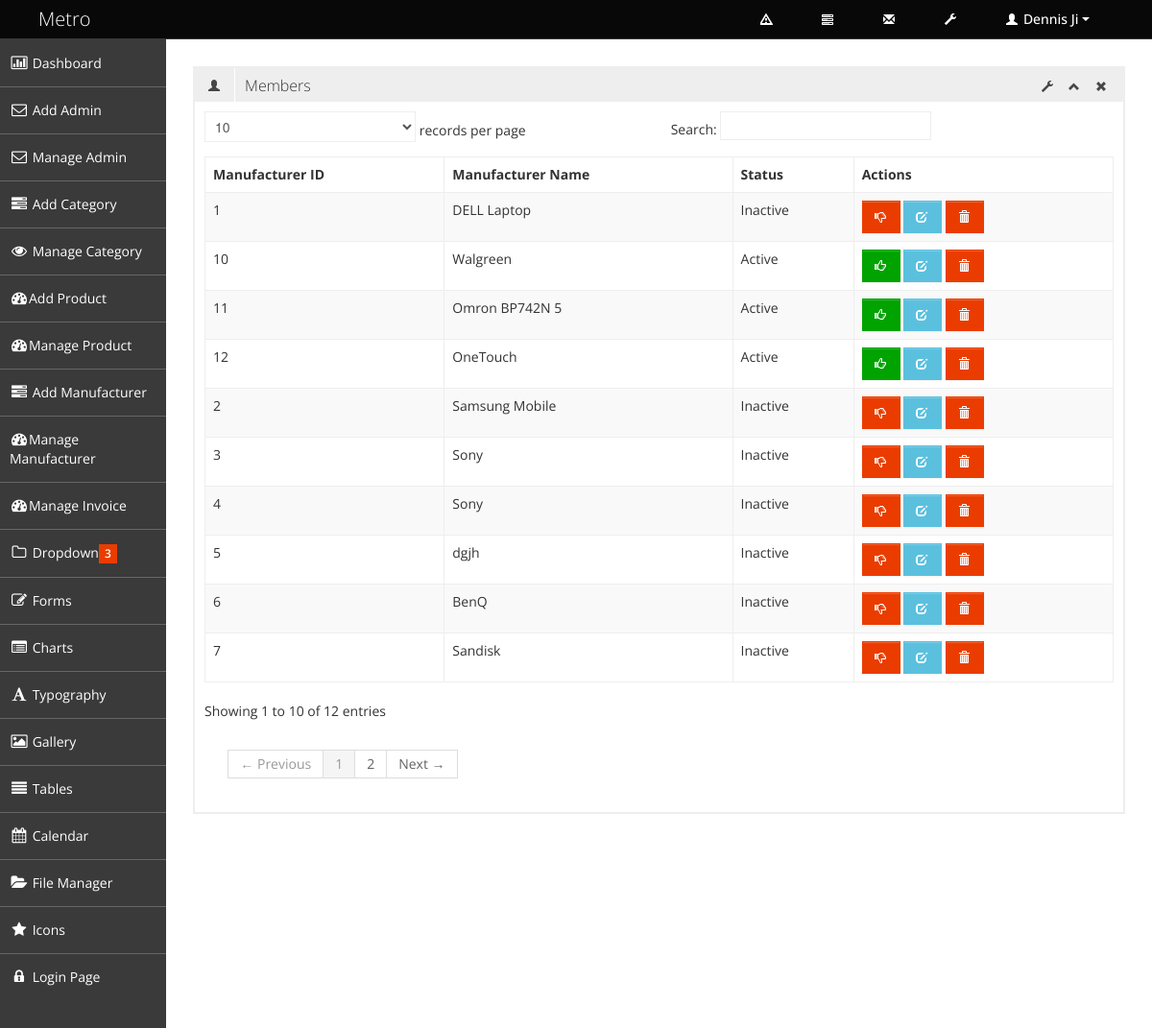
The page /index.php/manufacturer/manage_manufacturer on the database its author committed.
### tables this page shows
CREATE TABLE `manufacturer` (
  `manufacturer_id` int(11) NOT NULL,
  `manufacturer_name` varchar(255) NOT NULL,
  `manufacturer_short_desc` varchar(255) NOT NULL,
  `manufacturer_long_desc` text NOT NULL,
  `manufacturer_status` tinyint(3) NOT NULL
);

### application/controllers/Manufacturer.php (called while the page is built, shortened)
<?php
    class Manufacturer extends CI_Controller
    {
        public function __construct()
        {
            $this->load->model('manufacturer_model');
        }
        function manage_manufacturer()
        {
            $data = array();
            $data['all_manufacturer'] = $this->manufacturer_model->select_all_manufacturer();
            $data['dashboard'] = $this->load->view('admin/admin_pages/manage_manufacturer', $data, TRUE);
            $this->load->view('admin/admin_master', $data);
        }
    }

### index.php (called while the page is built, shortened)
<?php
require_once BASEPATH.'core/CodeIgniter.php';

### application/models/Manufacturer_model.php (called while the page is built, shortened)
<?php
class Manufacturer_model extends CI_Model{
    function  select_all_manufacturer(){
            $result =$this->db->select('*')
                 ->from('manufacturer')
                 ->get()->result();
            return $result;
    }
}

### application/views/admin/admin_pages/manage_manufacturer.php (the view, shortened to what this page needs)
<div class="row-fluid sortable">
    <div class="box span12">
        <div class="box-header" data-original-title>
            <h2><i class="halflings-icon user"></i><span class="break"></span>Members</h2>
            <div class="box-icon">
                <a href="#" class="btn-setting"><i class="halflings-icon wrench"></i></a>
                <a href="#" class="btn-minimize"><i class="halflings-icon chevron-up"></i></a>
                <a href="#" class="btn-close"><i class="halflings-icon remove"></i></a>
            </div>
        </div>
        <div class="box-content">
            <table class="table table-striped table-bordered bootstrap-datatable datatable">
                <thead>
                <tr>
                    <th>Manufacturer ID</th>
                    <th>Manufacturer Name</th>
                    <th>Status</th>
                    <th>Actions</th>
                </tr>
                </thead>
                <tbody>
                <?php foreach ($all_manufacturer as $manufacturer){ ?>
                    <tr>
                        <td><?php echo $manufacturer->manufacturer_id ?></td>
                        <td class="center"><?php echo $manufacturer->manufacturer_name ?></td>
                        <td>
                            <?php
                            if($manufacturer->manufacturer_status == 1){
                                echo 'Active';
                            }elseif($manufacturer->manufacturer_status == 2){
                                echo 'Inactive';
                            }elseif($manufacturer->manufacturer_status == 3){
                                echo 'Deleted';
                            }
                            ?>
                        </td>
                        <td class="center">
                            <?php if($manufacturer->manufacturer_status == 1 || $manufacturer->manufacturer_status == 3 ){?>
                                <a class="btn btn-success" href="<?php echo base_url("change-manufacturer-status/$manufacturer->manufacturer_id/2")?>" title="Update Status">
                                    <i class="halflings-icon white thumbs-up"></i>
                                </a>
                            <?php } elseif($manufacturer->manufacturer_status == 2){ ?>
                                <a class="btn btn-danger" href="<?php echo base_url("change-manufacturer-status/$manufacturer->manufacturer_id/1")?>" title="Update Status">
                                    <i class="halflings-icon white thumbs-down"></i>
                                </a>
                            <?php } ?>
                            <a class="btn btn-info" href="<?php echo base_url("edit-manufacturer/$manufacturer->manufacturer_id")?>" title="Edit">
                                <i class="halflings-icon white edit"></i>
                            </a>
                            <?php if($manufacturer->manufacturer_status != 3){?>
                                <a class="btn btn-danger" onclick='return confirm_delete()' href="<?php echo base_url("change-manufacturer-status/$manufacturer->manufacturer_id/3")?>" title="Delete">
                                    <i class="halflings-icon white trash"></i>
                                </a>
                            <?php }?>
                        </td>
                    </tr>
                <?php }?>
                </tbody>
            </table>
        </div>
    </div>
</div>

### asset/admin_asset/css/style.css (style rules this page uses)
body { background: #F5F5F5; color: #333; border: none; font-family: 'Open Sans', sans-serif; font-weight: 400; }
h2 { font-size: 16px; line-height: 16px; }
.box { border: 2px solid #eee; background: #fff !important; margin-bottom: 28px; }
.box-header { height: 16px; font-size: 16px; line-height: 16px; padding: 10px; background: #eee; -webkit-box-shadow: none; -moz-box-shadow: none; box-shadow: none; overflow: hidden; }
.box-header h2 { float:left; margin-top: 0px; font-weight: 300; }
.box-header h2 i { margin: 0px 3px 0px 4px; opacity: .8; filter: alpha(opacity=80); -ms-filter:"progid:DXImageTransform.Microsoft.Alpha(Opacity=80)"; }
.box-header .box-icon { float:right; margin-top: 1px; }
.box-header .box-icon i { -webkit-transition: all 0.1s ease-in-out; -moz-transition: all 0.1s ease-in-out; -o-transition: all 0.1s ease-in-out; -ms-transition: all 0.1s ease-in-out; transition: all 0.1s ease-in-out; opacity: .8; filter: alpha(opacity=80); -ms-filter:"progid:DXImageTransform.Microsoft.Alpha(Opacity=80)"; }
.box-header .box-icon a { margin: 0px 5px; }
.box-content { position: relative; z-index: 50; margin-top: -1px; padding: 10px; background: #fff !important; }
.btn { display: inline-block; padding: 6px 12px; margin-bottom: 0; font-size: 14px; font-weight: 500; line-height: 20px; text-align: center; white-space: nowrap; vertical-align: middle; cursor: pointer; border: 1px solid #a7a9aa; -webkit-border-radius: 0px !important; border-radius: 0px !important; }
.btn i { margin-top: 2px; }
.btn { color: #ffffff; background-color: #a7a9aa; border-color: #a7a9aa; background-image: none; filter: none; text-shadow: none; }
.btn-danger { background-color: #EB3C00; border-color: #EB3C00; }
.btn-success { background-color: #00A300; border-color: #00A300; }
.btn-info { background-color: #5bc0de; border-color: #5bc0de; }
.table th, .table td { border-top: 1px solid #eee; }
.table-bordered { border-color: #eee; -webkit-border-radius: 0px !important; -moz-border-radius: 0px !important; border-radius: 0px !important; }
.table-bordered th, .table-bordered td { border-left: 1px solid #eee; }
.table-bordered thead:first-child tr:first-child > th:first-child, .table-bordered tbody:first-child tr:first-child > td:first-child, .table-bordered tbody:first-child tr:first-child > th:first-child { -webkit-border-radius: 0px !important; -moz-border-radius: 0px !important; border-radius: 0px !important; }
.table-bordered thead:first-child tr:first-child > th:last-child, .table-bordered tbody:first-child tr:first-child > td:last-child, .table-bordered tbody:first-child tr:first-child > th:last-child { -webkit-border-radius: 0px !important; -moz-border-radius: 0px !important; border-radius: 0px !important; }
.table-bordered thead:last-child tr:last-child > th:first-child, .table-bordered tbody:last-child tr:last-child > td:first-child, .table-bordered tbody:last-child tr:last-child > th:first-child, .table-bordered tfoot:last-child tr:last-child > td:first-child, .table-bordered tfoot:last-child tr:last-child > th:first-child { -webkit-border-radius: 0px !important; -moz-border-radius: 0px !important; border-radius: 0px !important; }
.table-bordered thead:last-child tr:last-child > th:last-child, .table-bordered tbody:last-child tr:last-child > td:last-child, .table-bordered tbody:last-child tr:last-child > th:last-child, .table-bordered tfoot:last-child tr:last-child > td:last-child, .table-bordered tfoot:last-child tr:last-child > th:last-child { -webkit-border-radius: 0px !important; -moz-border-radius: 0px !important; border-radius: 0px !important; }

### rows shown on the page
manufacturer: manufacturer_id "1", manufacturer_name "DELL Laptop", manufacturer_status "Inactive"
manufacturer: manufacturer_id "2", manufacturer_name "Samsung Mobile", manufacturer_status "Inactive"
manufacturer: manufacturer_id "3", manufacturer_name "Sony", manufacturer_status "Inactive"
manufacturer: manufacturer_id "4", manufacturer_name "Sony", manufacturer_status "Inactive"
manufacturer: manufacturer_id "5", manufacturer_name "dgjh", manufacturer_status "Inactive"
manufacturer: manufacturer_id "6", manufacturer_name "BenQ", manufacturer_status "Inactive"
manufacturer: manufacturer_id "7", manufacturer_name "Sandisk", manufacturer_status "Inactive"
manufacturer: manufacturer_id "10", manufacturer_name "Walgreen", manufacturer_status "Active"
manufacturer: manufacturer_id "11", manufacturer_name "Omron BP742N 5", manufacturer_status "Active"
manufacturer: manufacturer_id "12", manufacturer_name "OneTouch", manufacturer_status "Active"
